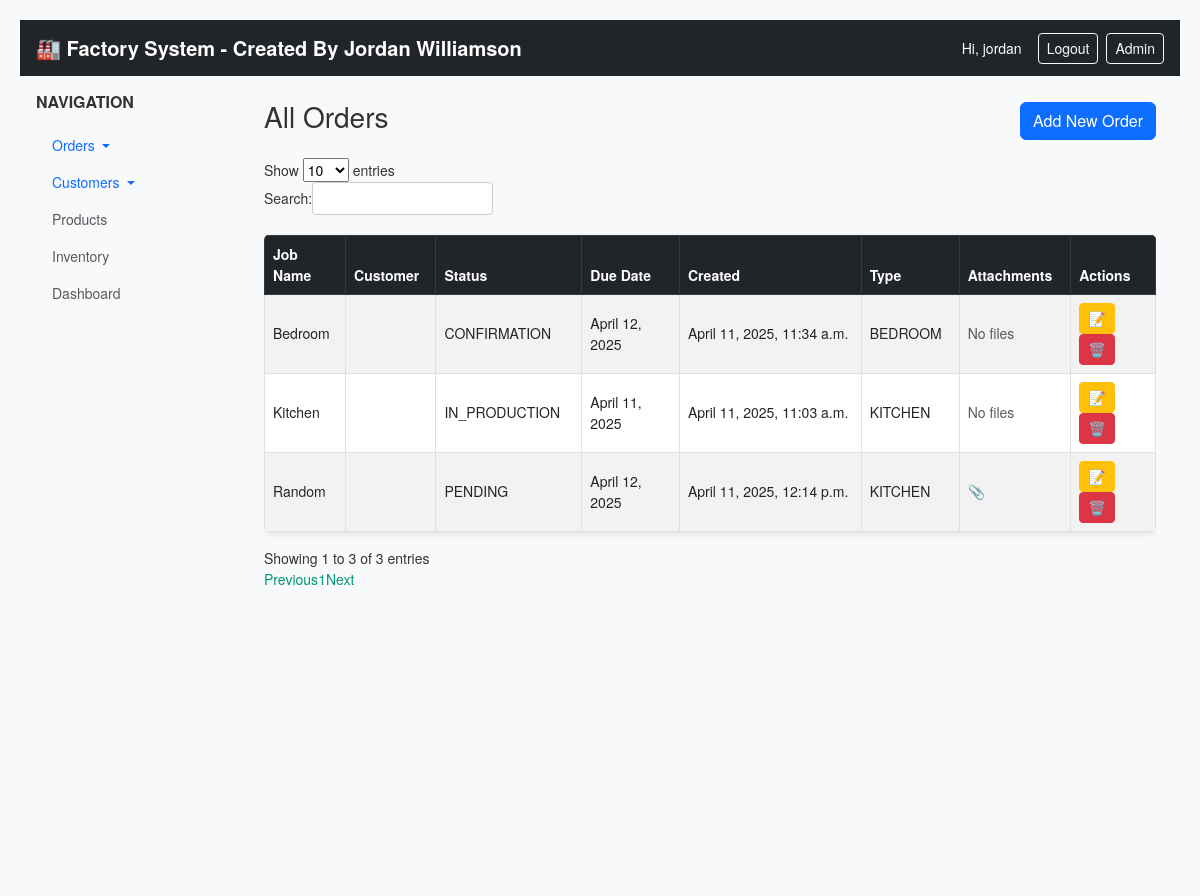
The app's page / (signed in) with its own data.
### orders/models.py (models this page shows, shortened)
class Order(models.Model):
    STATUS_CHOICES = [
        ('PENDING', 'Pending'),
        ('IN_PRODUCTION', 'In Prouction'),
        ('COMPLETE', 'Complete'),
        ('DELIVERED', 'Delivered'),
        ('CANCELLED', 'Cancelled'),
        ('NO_PAPERWORK', 'No Paper Work'),
        ('CONFIRMATION', 'Confirmation'),
    ]
    kitchen_or_bedroom = [
        ('KITCHEN', 'Kitchen'),
        ('BEDROOM', 'Bedroom'),
    ]
    job_name = models.CharField(max_length=255)
    customer = models.ForeignKey(Customer, on_delete=models.CASCADE, related_name='orders')
    due_date = models.DateField()
    status = models.CharField(max_length=20, choices=STATUS_CHOICES, default='PENDING')
    created_at = models.DateTimeField(auto_now_add=True)
    kitchen_or_bedroom = models.CharField(max_length=50, choices=kitchen_or_bedroom, default='KITCHEN')
    cabs = models.IntegerField(default=0)
    robes = models.IntegerField(default=0)
    panels = models.IntegerField(default=0)

class OrderAttachment(models.Model):
    order = models.ForeignKey(Order, on_delete=models.CASCADE, related_name='attachments')
    file = models.FileField(upload_to='order_attachments/')
    uploaded_at = models.DateTimeField(auto_now_add=True)

### orders/views.py (the view)
# urls.py: path('', views.order_list, name='order_list'),
@login_required
def order_list(request):
    orders = Order.objects.all().order_by('-created_at')
    return render(request, 'orders/order_list.html', {'orders': orders})

### orders/templates/orders/order_list.html (shortened to what this page needs)
{% extends "base.html" %}
{% load static %}
{% block content %}
  <div class="d-flex justify-content-between align-items-center mb-3">
    <h1 class="h3">All Orders</h1>
    <a href="{% url 'order_create' %}" class="btn btn-primary">Add New Order</a>
  </div>
  <div class="table-responsive">
    <table id="ordersTable" class="table table-striped table-bordered align-middle">
      <thead class="table-dark">
        <tr>
          <th>Job Name</th>
          <th>Customer</th>
          <th>Status</th>
          <th>Due Date</th>
          <th>Created</th>
          <th>Type</th>
          <th>Attachments</th>
          <th>Actions</th>
        </tr>
      </thead>
      <tbody>
        {% for order in orders %}
          <tr>
            <td>{{ order.job_name }}</td>
            <td>{{ order.customer.name }}</td>
            <td>{{ order.status }}</td>
            <td>{{ order.due_date }}</td>
            <td>{{ order.created_at }}</td>
            <td>{{ order.kitchen_or_bedroom }}</td>
            <td>
              {% for attachment in order.attachments.all %}
                <a href="{{ attachment.file.url }}" download title="{{ attachment.file.name }}">📎</a>
              {% empty %}
                <span class="text-muted">No files</span>
              {% endfor %}
            </td>
            <td>
              <a href="{% url 'order_update' order.pk %}" class="btn btn-sm btn-warning">📝</a>
              <a href="{% url 'order_delete' order.pk %}" class="btn btn-sm btn-danger">🗑️</a>
            </td>
          </tr>
        {% empty %}
          <tr>
            <td colspan="8" class="text-center text-muted">No orders yet.</td>
          </tr>
        {% endfor %}
      </tbody>
    </table>
  </div>
{% endblock %}

### orders/templates/base.html (shortened to what this page needs)
{% load static %}
<!DOCTYPE html>
<html lang="en">
<head>
  <link href="https://cdn.jsdelivr.net/npm/bootstrap@5.3.0/dist/css/bootstrap.min.css" rel="stylesheet">
  <link rel="stylesheet" href="{% static 'orders/css/custom.css' %}">
</head>
<body>
  <nav class="navbar navbar-dark bg-dark px-3">
    <a class="navbar-brand fw-bold" href="{% url 'order_list' %}">🏭 Factory System - Created By Jordan Williamson</a>
    <div class="d-flex align-items-center ms-auto">
      {% if user.is_authenticated %}
        <span class="navbar-text text-white me-3">Hi, {{ user.username }}</span>
        <a class="btn btn-outline-light btn-sm me-2" href="{% url 'logout' %}">Logout</a>
        <a class="btn btn-outline-light btn-sm" href="/admin/">Admin</a>
      {% else %}
        <a class="btn btn-outline-light btn-sm" href="{% url 'login' %}">Login</a>
      {% endif %}
    </div>
  </nav>
  <div class="d-flex" style="min-height: 100vh;">
    <aside class="bg-light p-3" style="width: 220px;">
      <h6 class="fw-bold text-uppercase mb-3">Navigation</h6>
      <ul class="nav flex-column">
        <li class="nav-item dropdown">
            <a class="nav-link dropdown-toggle" href="#" role="button" data-bs-toggle="dropdown" aria-expanded="false">
              Orders
            </a>
                <li class="nav-item dropdown">
                <a class="nav-link dropdown-toggle" href="#" role="button" data-bs-toggle="dropdown" aria-expanded="false">
                  Customers
                </a>
        </li>
        <li class="nav-item">
          <a class="nav-link disabled text-muted" href="#">Products</a>
        </li>
        <li class="nav-item">
          <a class="nav-link disabled text-muted" href="#">Inventory</a>
        </li>
        <li class="nav-item">
          <a class="nav-link disabled text-muted" href="#">Dashboard</a>
        </li>
      </ul>
    </aside>
    <main class="flex-grow-1 p-4">
      {% block content %}
      {% endblock %}
    </main>
  </div>
</body>
</html>

### orders/static/orders/css/custom.css (style rules this page uses)
body { font-family: 'Helvetica Neue', Helvetica, Arial, sans-serif; font-size: 14px; color: #333; background-color: #f8f9fa; margin: 20px; }
table { width: 100%; border-collapse: collapse; margin: 20px 0; box-shadow: 0 2px 5px rgba(0,0,0,0.1); background-color: #fff; border-radius: 5px; overflow: hidden; }
table thead tr { background-color: #e7780a; color: #ffffff; text-align: left; }
table th, table td { padding: 12px 15px; border-bottom: 1px solid #dddddd; }
table tbody tr:nth-of-type(even) { background-color: #f3f3f3; }
h1 { font-size: 32px; color: #009879; margin-bottom: 20px; }
a { color: #009879; text-decoration: none; }

### records on screen
Order: job_name "Random", status "PENDING", due_date "April 12, 2025", created_at "April 11, 2025, 12:14 p.m.", kitchen_or_bedroom "KITCHEN"
Order: job_name "Bedroom", status "CONFIRMATION", due_date "April 12, 2025", created_at "April 11, 2025, 11:34 a.m.", kitchen_or_bedroom "BEDROOM"
Order: job_name "Kitchen", status "IN_PRODUCTION", due_date "April 11, 2025", created_at "April 11, 2025, 11:03 a.m.", kitchen_or_bedroom "KITCHEN"

### other values on screen
{{ user.username }} "jordan"
